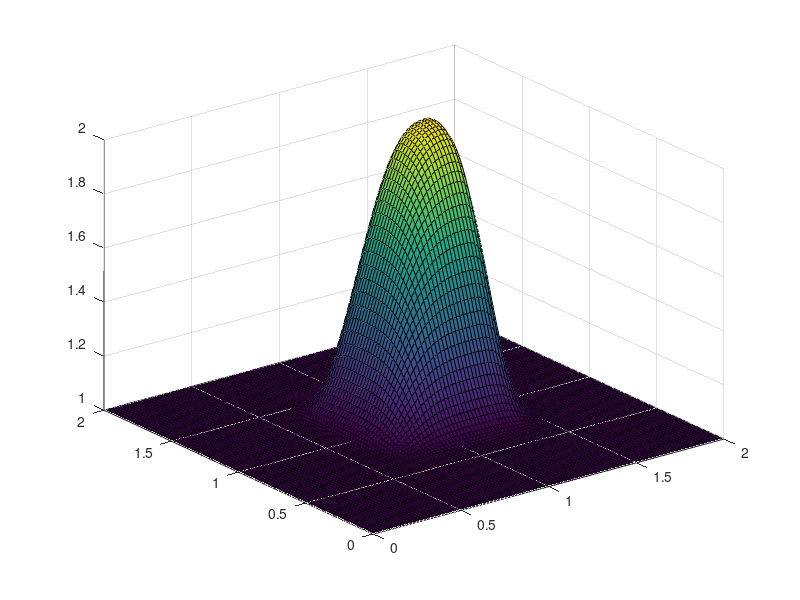

Write the MATLAB code that produced this figure.
%%%variable declarations
clear all
nx = 101;
ny = 101;
nt = 80;
c = 1;
dx = 2.0/(nx-1);
dy = 2.0/(ny-1);
sigma = .2;
dt = sigma*dx;

x = linspace(0,2,nx);
y = linspace(0,2,ny);

u = ones(ny,nx); %%create a 1xn vector of 1's
v=ones(ny,nx);
un=ones(ny,nx);
vn=ones(ny,nx);

un = ones(ny,nx); %%

%%%Assign initial conditions

u(.5/dy:1/dy+1,.5/dx:1/dx+1)=2; %%set hat function I.C. : u(.5<=x<=1 && .5<=y<=1 ) is 2
v(.5/dy:1/dy+1,.5/dx:1/dx+1)=2; %%set hat function I.C. : u(.5<=x<=1 && .5<=y<=1 ) is 2

%%%Plot Initial Condition
 %%the figsize parameter can be used to produce different sized images
                  
[X, Y] = meshgrid(x,y);                            


for n=1:nt+1
    un=u;
    vn=v;
    
    for i=2:(ny-1)
        for j=2:(nx-1)
        
            u(i,j)=un(i,j)-(un(i,j)*dt/dx*(un(i,j)-un(i-1,j)))-vn(i,j)*dt/dy*(un(i,j)-un(i,j-1));
            v(i,j)=vn(i,j)-(un(i,j)*dt/dx*(vn(i,j)-vn(i-1,j)))-vn(i,j)*dt/dy*(vn(i,j)-vn(i,j-1));
            u(1:ny,1)=1;
            u(1,1:nx)=1;
            u(ny,1:nx)=1;
            u(1:ny,nx)=1;
            
            v(1:ny,1)=1;
            v(1,1:nx)=1;
            v(ny,1:nx)=1;
            v(1:ny,nx)=1;
            
            
        end
    end
   surf(x,y,u)
   pause(0.001)
end

